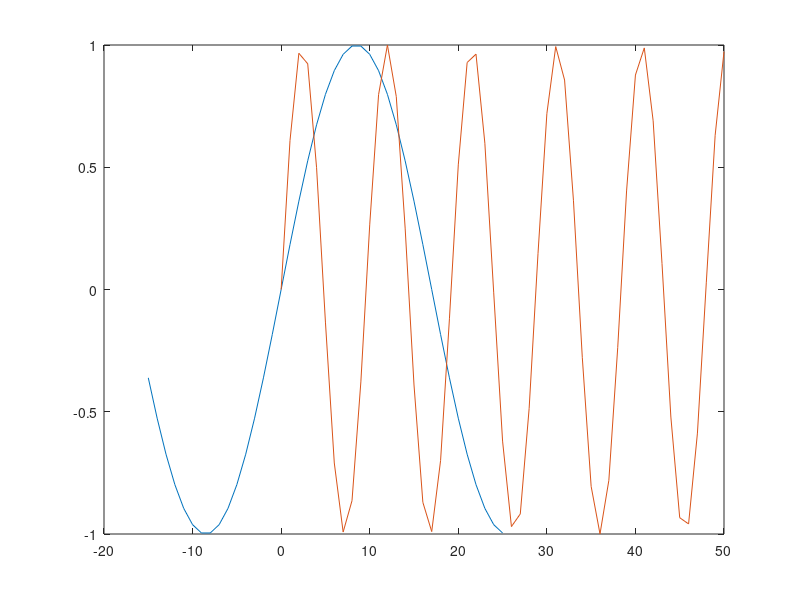
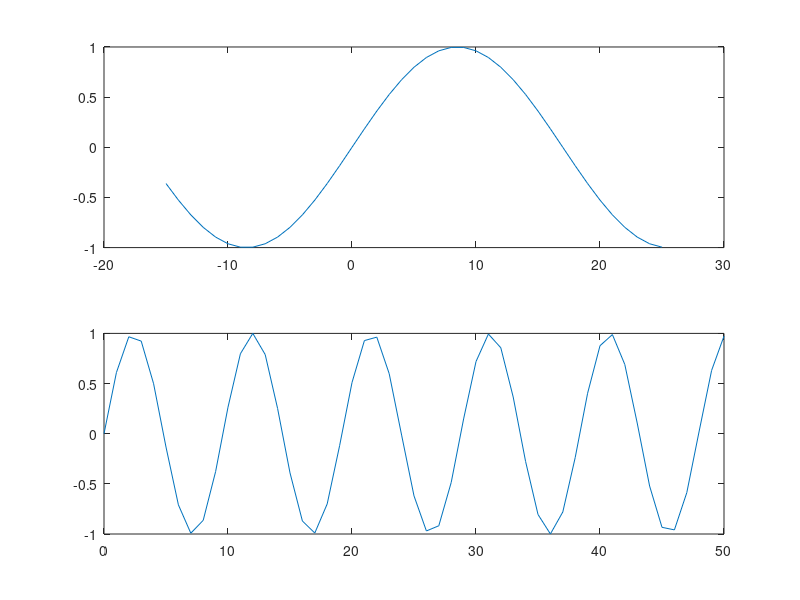

Recreate these plots in MATLAB, in order.
function exercitiul4c()
    n = -15:1:25;
    m = 0:50;
    
    for j = 1:1:length(n)
        x1(j) = sin(pi*n(j)/17);
    end
   
    for j = 1:1:length(m)
        x2(j) = sin(pi*m(j)/sqrt(23));
    end
    
    plot(n,x1);
    hold on;
    plot(m,x2);
    figure
    subplot(2,1,1);
    plot(n,x1);
    subplot(2,1,2);
    plot(m,x2);

end